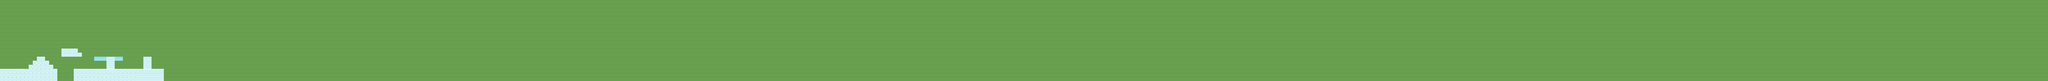

Below is a game level as drawn by its tile map, then a one-line description and the .tmx that defines it (tile-layer data replaced by summaries):
An orthogonal 500x20 tile map with 32x32 px tiles, 2 tile layers (PatronesFondo, PatronesTerreno) and 15 objects.

<map version="1.0" orientation="orthogonal" renderorder="right-down" width="500" height="20" tilewidth="32" tileheight="32" nextobjectid="42">
 <tileset firstgid="1" name="tiles32" tilewidth="32" tileheight="32" tilecount="98" columns="14">
  <image source="tiles32.png" width="448" height="224" />
 </tileset>
 <layer name="PatronesFondo" width="500" height="20">
  <data>[10000 cells, 10000 non-empty, 1 distinct tile ids]</data>
 </layer>
 <layer name="PatronesTerreno" width="500" height="20">
  <data>[10000 cells, 146 non-empty, 5 distinct tile ids]</data>
 </layer>
 <objectgroup name="Suelos">
  <object id="1" x="2" y="543">
   <polyline points="0,0 220,1 221,-32 253,-30 254,-63 285,-63 285,-95 350,-93 350,-62 379,-61 380,-41 411,-31 413,-1 445,-2 446,93" />
  </object>
  <object id="2" x="479" y="382">
   <polyline points="0,0 2,61 159,62 159,35 130,35 128,1 2,0" />
  </object>
  <object id="3" x="576" y="637">
   <polyline points="0,0 1,-95 477,-95 478,1" />
  </object>
  <object id="17" x="0" y="544">
   <polyline points="0,0 2,-543 1215,-539" />
  </object>
  <object id="31" x="833.333" y="538.667">
   <polyline points="0,0 -1.33333,-93.3333 57.3333,-92 65.3333,2.66667 284,6.66667 285.333,-86.6667 353.333,-93.3333 350.667,4 444,2.66667 446.667,98.6667" />
  </object>
 </objectgroup>
 <objectgroup name="Monedas">
  <object id="12" x="243" y="327" width="40" height="40" />
  <object id="13" x="375" y="373" width="40" height="40" />
  <object id="14" x="523" y="307" width="40" height="40" />
  <object id="15" x="684" y="443" width="40" height="40" />
 </objectgroup>
 <objectgroup name="Enemigos">
  <object id="21" x="689" y="492" width="40" height="40" />
  <object id="22" x="979" y="484" width="40" height="40" />
 </objectgroup>
 <objectgroup name="Contenedores">
  <object id="34" x="478.667" y="378.667">
   <polyline points="0,0 0,-93.3333" />
  </object>
  <object id="35" x="606.667" y="382.667">
   <polyline points="0,0 2.66667,-108" />
  </object>
  <object id="40" x="578.667" y="545.333">
   <polyline points="0,0 0,-84" />
  </object>
  <object id="41" x="350.667" y="456">
   <polyline points="0,0 2.66667,-105.333" />
  </object>
 </objectgroup>
</map>
